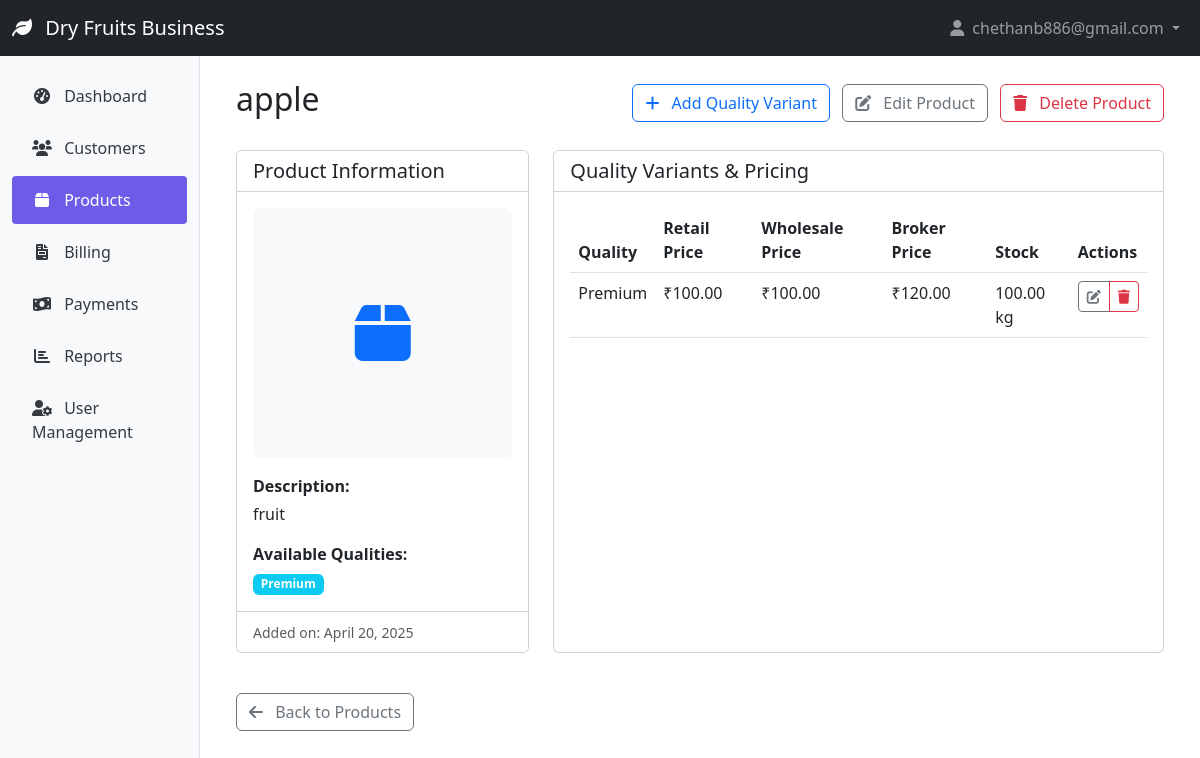
Screenshot of /products/2/ (signed in) with the database file from the repository.
### authentication/models.py (models this page shows, shortened)
class User(AbstractUser):
    ROLE_CHOICES = (
        ('admin', 'Admin'),
        ('executive', 'Executive'),
    )
    username = None
    email = models.EmailField('Email address', unique=True)
    role = models.CharField(max_length=20, choices=ROLE_CHOICES, default='executive')
    groups = models.ManyToManyField(
        'auth.Group',
        verbose_name='groups',
        blank=True,
        help_text='The groups this user belongs to.',
        related_name='custom_user_set',  # Add this line
        related_query_name='custom_user',
    )
    user_permissions = models.ManyToManyField(
        'auth.Permission',
        verbose_name='user permissions',
        blank=True,
        help_text='Specific permissions for this user.',
        related_name='custom_user_set',  # Add this line
        related_query_name='custom_user',
    )
    USERNAME_FIELD = 'email'
    REQUIRED_FIELDS = []
    objects = UserManager()
    @property
    def is_admin(self):
        return self.role == 'admin'
    @property
    def is_executive(self):
        return self.role == 'executive'

### products/models.py (models this page shows, shortened)
class Product(models.Model):
    name = models.CharField(max_length=100)
    description = models.TextField(blank=True, null=True)
    image_url = models.URLField(max_length=500, blank=True, null=True, help_text="URL to product image")
    created_at = models.DateTimeField(auto_now_add=True)
    updated_at = models.DateTimeField(auto_now=True)
    class Meta:
        ordering = ['name']

class ProductQuality(models.Model):
    QUALITY_CHOICES = (
        ('premium', 'Premium'),
        ('standard', 'Standard'),
        ('economy', 'Economy'),
    )
    product = models.ForeignKey(Product, on_delete=models.CASCADE, related_name='qualities')
    quality = models.CharField(max_length=20, choices=QUALITY_CHOICES)
    retail_price = models.DecimalField(max_digits=10, decimal_places=2)
    wholesale_price = models.DecimalField(max_digits=10, decimal_places=2)
    broker_price = models.DecimalField(max_digits=10, decimal_places=2)
    stock_quantity = models.DecimalField(max_digits=10, decimal_places=2, default=0)
    created_at = models.DateTimeField(auto_now_add=True)
    updated_at = models.DateTimeField(auto_now=True)
    class Meta:
        unique_together = ('product', 'quality')
        verbose_name_plural = 'Product Qualities'

### products/views.py (the view)
# urls.py: path('<int:pk>/', views.product_detail, name='product_detail'),
@login_required
@executive_required
def product_detail(request, pk):
    product = get_object_or_404(Product, pk=pk)
    qualities = product.qualities.all()
    return render(request, 'products/product_detail.html', {
        'product': product,
        'qualities': qualities,
    })

### templates/products/product_detail.html (shortened to what this page needs)
{% extends 'base.html' %}
{% block content %}
<div class="container-fluid">
    <div class="d-flex justify-content-between align-items-center mb-4">
        <h1 class="h2">{{ product.name }}</h1>
        <div>
            {% if user.is_admin %}
            <a href="{% url 'quality_create' product.id %}" class="btn btn-outline-primary me-2">
                <i class="fas fa-plus me-2"></i> Add Quality Variant
            </a>
            <a href="{% url 'product_update' product.id %}" class="btn btn-outline-secondary me-2">
                <i class="fas fa-edit me-2"></i> Edit Product
            </a>
            <a href="{% url 'product_delete' product.id %}" class="btn btn-outline-danger">
                <i class="fas fa-trash me-2"></i> Delete Product
            </a>
            {% endif %}
        </div>
    </div>
    <div class="row">
        <div class="col-md-4 mb-4">
            <div class="card h-100">
                <div class="card-header bg-white">
                    <h5 class="mb-0">Product Information</h5>
                </div>
                <div class="card-body">
                    <div class="text-center mb-3" style="height: 250px; display: flex; align-items: center; justify-content: center; background-color: #f8f9fa; border-radius: 8px;">
                        {% if product.image_url %}
                            <img src="{{ product.image_url }}" alt="{{ product.name }}" style="max-height: 100%; max-width: 100%; object-fit: contain;">
                        {% else %}
                            <i class="fas fa-box fa-4x text-primary"></i>
                        {% endif %}
                    </div>
                    {% if product.description %}
                    <div class="mb-3">
                        <p class="mb-1"><strong>Description:</strong></p>
                        <p class="mb-0">{{ product.description }}</p>
                    </div>
                    {% endif %}
                    <div>
                        <p class="mb-1"><strong>Available Qualities:</strong></p>
                        {% for quality in qualities %}
                        <span class="badge bg-info me-1">{{ quality.get_quality_display }}</span>
                        {% empty %}
                        <p class="text-muted mb-0">No quality variants available</p>
                        {% endfor %}
                    </div>
                </div>
                <div class="card-footer bg-white">
                    <small class="text-muted">Added on: {{ product.created_at|date:"F d, Y" }}</small>
                </div>
            </div>
        </div>
        <div class="col-md-8 mb-4">
            <div class="card h-100">
                <div class="card-header bg-white">
                    <h5 class="mb-0">Quality Variants & Pricing</h5>
                </div>
                <div class="card-body">
                    {% if qualities %}
                    <div class="table-responsive">
                        <table class="table table-hover">
                            <thead>
                                <tr>
                                    <th>Quality</th>
                                    <th>Retail Price</th>
                                    <th>Wholesale Price</th>
                                    <th>Broker Price</th>
                                    <th>Stock</th>
                                    {% if user.is_admin %}
                                    <th>Actions</th>
                                    {% endif %}
                                </tr>
                            </thead>
                            <tbody>
                                {% for quality in qualities %}
                                <tr>
                                    <td>{{ quality.get_quality_display }}</td>
                                    <td>₹{{ quality.retail_price }}</td>
                                    <td>₹{{ quality.wholesale_price }}</td>
                                    <td>₹{{ quality.broker_price }}</td>
                                    <td>{{ quality.stock_quantity }} kg</td>
                                    {% if user.is_admin %}
                                    <td>
                                        <div class="btn-group">
                                            <a href="{% url 'quality_update' quality.id %}" class="btn btn-sm btn-outline-secondary">
                                                <i class="fas fa-edit"></i>
                                            </a>
                                            <a href="{% url 'quality_delete' quality.id %}" class="btn btn-sm btn-outline-danger">
                                                <i class="fas fa-trash"></i>
                                            </a>
                                        </div>
                                    </td>
                                    {% endif %}
                                </tr>
                                {% endfor %}
                            </tbody>
                        </table>
                    </div>
                    {% endif %}
                </div>
            </div>
        </div>
    </div>
    <div class="mt-3">
        <a href="{% url 'product_list' %}" class="btn btn-outline-secondary">
            <i class="fas fa-arrow-left me-2"></i> Back to Products
        </a>
    </div>
</div>
{% endblock %}

### templates/base.html (shortened to what this page needs)
<!DOCTYPE html>
<html lang="en">
<head>
    <link href="https://cdn.jsdelivr.net/npm/bootstrap@5.3.0-alpha1/dist/css/bootstrap.min.css" rel="stylesheet">
    <link rel="stylesheet" href="https://cdnjs.cloudflare.com/ajax/libs/font-awesome/6.0.0/css/all.min.css">
</head>
<body>
    <nav class="navbar navbar-expand-lg navbar-dark bg-dark">
        <div class="container-fluid">
            <a class="navbar-brand" href="{% url 'dashboard' %}">
                <i class="fas fa-leaf me-2"></i>
                Dry Fruits Business
            </a>
            <div class="collapse navbar-collapse" id="navbarNav">
                <ul class="navbar-nav ms-auto">
                    {% if user.is_authenticated %}
                        <li class="nav-item dropdown">
                            <a class="nav-link dropdown-toggle" href="#" id="navbarDropdown" role="button" data-bs-toggle="dropdown">
                                <i class="fas fa-user me-1"></i> {{ user.get_full_name|default:user.email }}
                            </a>
                        </li>
                    {% else %}
                        <li class="nav-item">
                            <a class="nav-link" href="{% url 'login' %}">Login</a>
                        </li>
                    {% endif %}
                </ul>
            </div>
        </div>
    </nav>
    <div class="container-fluid">
        <div class="row">
            {% if user.is_authenticated %}
                <div class="col-md-3 col-lg-2 d-md-block sidebar collapse">
                    <div class="position-sticky pt-3">
                        <ul class="nav flex-column">
                            <li class="nav-item">
                                <a class="nav-link {% if request.path == '/' %}active{% endif %}" href="{% url 'dashboard' %}">
                                    <i class="fas fa-tachometer-alt"></i> Dashboard
                                </a>
                            </li>
                            <li class="nav-item">
                                <a class="nav-link {% if '/customers/' in request.path %}active{% endif %}" href="{% url 'customer_list' %}">
                                    <i class="fas fa-users"></i> Customers
                                </a>
                            </li>
                            <li class="nav-item">
                                <a class="nav-link {% if '/products/' in request.path %}active{% endif %}" href="{% url 'product_list' %}">
                                    <i class="fas fa-box"></i> Products
                                </a>
                            </li>
                            <li class="nav-item">
                                <a class="nav-link {% if '/billing/' in request.path %}active{% endif %}" href="{% url 'billing_list' %}">
                                    <i class="fas fa-file-invoice"></i> Billing
                                </a>
                            </li>
                            <li class="nav-item">
                                <a class="nav-link {% if '/payments/' in request.path %}active{% endif %}" href="{% url 'payment_list' %}">
                                    <i class="fas fa-money-bill-wave"></i> Payments
                                </a>
                            </li>
                            <li class="nav-item">
                                <a class="nav-link {% if '/reports/' in request.path %}active{% endif %}" href="{% url 'report_list' %}">
                                    <i class="fas fa-chart-bar"></i> Reports
                                </a>
                            </li>
                            {% if user.is_admin %}
                            <li class="nav-item">
                                <a class="nav-link {% if '/users/' in request.path %}active{% endif %}" href="{% url 'user_list' %}">
                                    <i class="fas fa-user-cog"></i> User Management
                                </a>
                            </li>
                            {% endif %}
                        </ul>
                    </div>
                </div>
                <main class="col-md-9 ms-sm-auto col-lg-10 px-md-4 content">
            {% else %}
                <main class="col-12 content">
            {% endif %}
                {% block content %}{% endblock %}
            </main>
        </div>
    </div>
</body>
</html>

### templates/base.html (style rules this page uses)
:root { --primary-color: #6c5ce7; --secondary-color: #a29bfe; --accent-color: #fd79a8; --light-color: #f8f9fa; --dark-color: #343a40; }
.sidebar { min-height: calc(100vh - 56px); background-color: var(--light-color); border-right: 1px solid #dee2e6; }
.sidebar .nav-link { color: var(--dark-color); padding: 0.75rem 1.25rem; border-radius: 0.25rem; margin-bottom: 0.25rem; }
.sidebar .nav-link.active { background-color: var(--primary-color); color: white; }
.sidebar .nav-link i { margin-right: 0.5rem; width: 1.25rem; text-align: center; }
.content { padding: 1.5rem; }

### rows the page displays
User: get_full_name "chethanb886@gmail.com"
Product: name "apple", description "fruit", created_at "April 20, 2025"
ProductQuality: quality "Premium", retail_price "100.00", wholesale_price "100.00", broker_price "120.00", stock_quantity "100.00"
